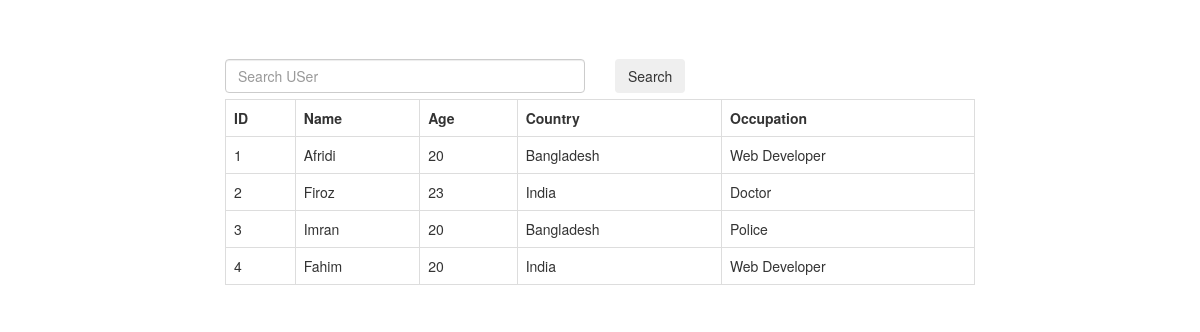
The app's page /Search/index.php with its own data.
### tables this page shows
CREATE TABLE `searchperson` (
  `id` int(50) NOT NULL,
  `name` varchar(50) NOT NULL,
  `age` int(50) NOT NULL,
  `country` varchar(50) NOT NULL,
  `occupation` varchar(50) NOT NULL
);

### Search/index.php (the view, shortened to what this page needs)
<?php
$con = mysqli_connect("localhost", "root" , "" , "live_search");
$sql = "select * from searchperson";
if(isset($_POST['search'])){
   $searchKey = $_POST['text'];
   $sql = "SELECT * FROM searchperson WHERE name LIKE '%$searchKey%' OR age LIKE '%$searchKey%'  OR country LIKE '%$searchKey%'  OR occupation LIKE '%$searchKey%' ";
   $result = mysqli_query($con, $sql);
   if($row= mysqli_fetch_row($result) <= 0){
	   echo "No data Found";
   }
}
else{
   $sql = "select * from searchperson";
   $searchKey = "";
}
$result = mysqli_query($con, $sql);
?>
<!DOCTYPE html>
<html lang="en">
<head>
	<link rel="stylesheet" href="https://maxcdn.bootstrapcdn.com/bootstrap/3.3.7/css/bootstrap.min.css">
</head>
<body>
	<div class="container">
		<div class="row">
			<div class="col-md-8 col-md-offset-2" style="margin-top: 5%;">
				<div class="row">
				<form action="" method="POST">
					<div class="col-md-6">
						<input type="text" name="text"  class='form-control' placeholder="Search USer" value="<?php echo $searchKey ?>" >
					</div>
					<div class="col-md-6 text-left">
						<input type="submit" name="search" class="btn" value="Search"></input>
					</div>
				</form>
				<br>
				<br>
				</div>
				<table class="table table-bordered">
					<tr>
						<th>ID</th>
						<th>Name</th>
						<th>Age</th>
                        <th>Country</th>
                        <th>Occupation</th>
					</tr>
                    <?php while($row = mysqli_fetch_object($result)){?>
					<tr>
						<td> <?php echo  $row->id ?> </td>
						<td> <?php echo  $row->name ?> </td>
						<td> <?php echo  $row->age ?> </td>
                        <td> <?php echo  $row->country ?> </td>
						<td> <?php echo  $row->occupation ?> </td>
					</tr>
                    <?php } ?>
				</table>
			</div>
		</div>
	</div>
</body>
</html>

### records on screen
searchperson: id "1", name "Afridi", age "20", country "Bangladesh", occupation "Web Developer"
searchperson: id "2", name "Firoz", age "23", country "India", occupation "Doctor"
searchperson: id "3", name "Imran", age "20", country "Bangladesh", occupation "Police"
searchperson: id "4", name "Fahim", age "20", country "India", occupation "Web Developer"
